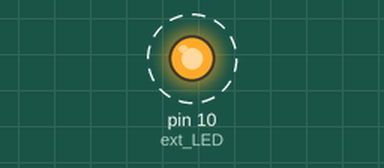
Recording of a sketch running on a simulated Arduino Uno, built with avr-gcc and run on an emulated ATmega328P. Shown: output pins drawn as LEDs (lit = HIGH). Dashed ring = blinking.

Above: at 0.5 s.
Timing chart, 0 to 4.6 s (numbered marks = the images above):
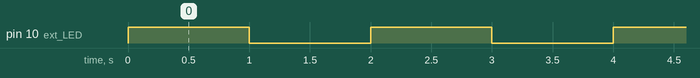

Measured:
- by itself, pin 10 (ext_LED): alternates HIGH for 1.0 s and LOW for 1.0 s

The sketch:

lab1_ex3.ino
```cpp
int ext_LED = 10; //digital write pin

void setup() {
  pinMode(ext_LED, OUTPUT);
}
void loop() {
  digitalWrite(ext_LED, HIGH);
  delay(1000);
  digitalWrite(ext_LED, LOW);
  delay(1000);
}
```
